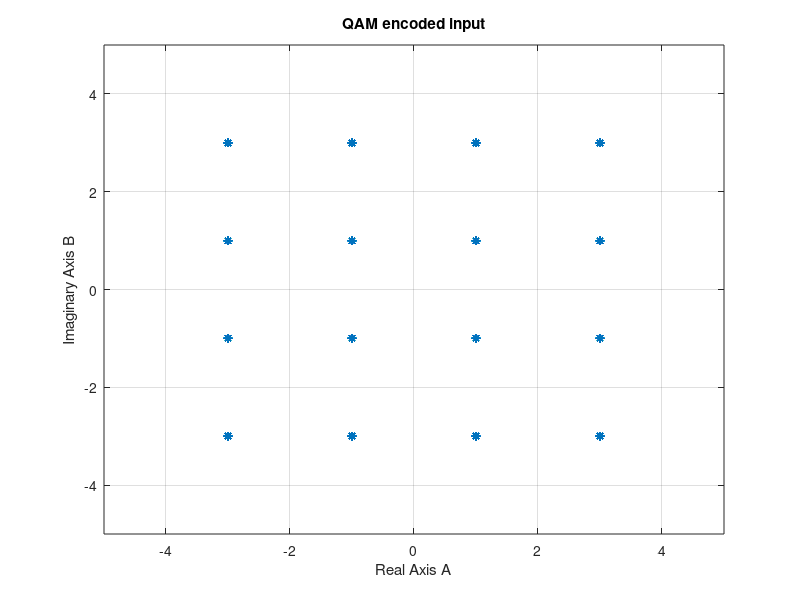
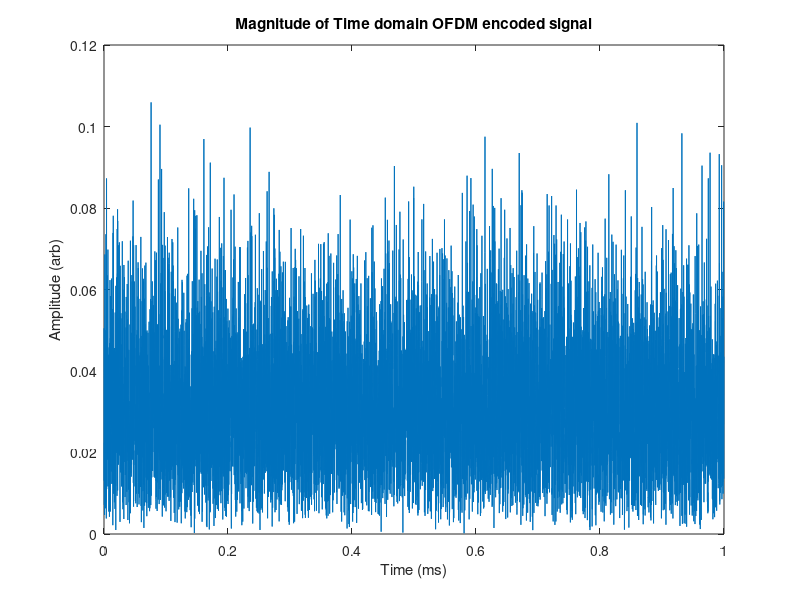

MATLAB code for these plots, in order: (Note: this script raises an error after producing the figures.)
%% Project Script for ECE3141 Friday 12pm D- OFDM 
% Hamish Cranston & Reece Harrison


%% Setup
clc;clear all;close all;


%% Parameters
N = 8096; % [] number of subcarriers
T = 1e-3; % [s] symbol period
M = 16; %[] QAM in use
fs = N/T; %[Hz] sampling frequency
df = 1/T; %[Hz] subcarrier spacing
t = (0:N-1)/fs; %[s] time vector 


%% Generating N random subcarriers (Xn) (our datastream)
% This is simulated QAM-4, so 2 bits and 4 possible symbols. Adjust to
% center. No noise at the moment.

%This will only generate an individual qam signal. Could simulate
%parallelising serial data.

input_data = randi([0 M-1],N,1);

% Encode QAM
qamEncoded = qammod(input_data,M);



figure;
grid on
plot(qamEncoded,'*')
xlim([-5,5]);
ylim([-5,5])
xlabel("Real Axis A");
title("QAM encoded input")
ylabel("Imaginary Axis B")
grid on;

%% Inverse Forward Fourier Transformation (convert to time domain)
signal = ifft(qamEncoded);

% Amplitudes
signalAmplitudes = abs(signal);

%plot the actual signal (could add real+imag parts?)
figure;
plot(t*1e3,signalAmplitudes)
title("Magnitude of Time domain OFDM encoded signal");
xlabel("Time (ms)");
ylabel("Amplitude (arb)");


% Signal Amplitude Histogram
figure;
histogram(signalAmplitudes, 'Normalization', 'pdf');
xlabel('Amplitude');
ylabel('Probability Density');
title('Histogram of Signal Amplitudes');

%% Calculating Peak-to-Average Power Ratio and Performance Statistics
PAPR = 10*log10(max(signalAmplitudes.^2)./mean(signalAmplitudes.^2));

fprintf("Peak-to-Average power ratio found to be %.2f dB\n",PAPR)

fprintf("\nFrequency Domain Performance\n")
fprintf("Subcarrier spacing %.0f Hz\n",df)
fprintf("Total Bandwidth %.2f MHz\n",N*df/1e6);
fprintf("Number of subcarriers %d\n",N)

fprintf("\nTime Domain Performance\n")
fprintf("Symbol duration (1 symbol) %.0f ms\n",T*1e3)
fprintf("Symbol rate (1 symbol) %.0f symbols/s\n",1/T)
fprintf("Max Data Rate without OFDM using %.0f-QAM (send one QAM symbol in one symbol period) %.2f kbps ((QAM) log2(M) * 1/T)\n",M,log2(M)/(T*1e3))
fprintf("Max Data Rate with OFDM using %.0f-QAM %.2f Mbps ((QAM) log2(M) * N/T)\n",M,N*log2(M)/(T*1e6))


%% Add noise to the transmitted signal.

noisy_signal = awgn(signal,60);

%% Forward Fourier Transform recovers Xn (our datastream)
recoveredbitPattern = fft(noisy_signal);

figure()
hold on
plot(recoveredbitPattern,'*')
plot(qamEncoded,'^')
legend("Recovered Pattern","Original Pattern")
title("Recovered Bit Pattern")
xlabel("Real Axis");
ylabel("Imaginary Axis")
grid on;

%This is now a relative tolerance
check=isapprox(qamEncoded,recoveredbitPattern,RelativeTolerance=0.2);
equalcheck = all(check(:)==1);
if equalcheck==1
    fprintf('\nThe original and recovered bit patterns are equal.\n');
else
    fprintf('\nThe original and recovered bit patterns are NOT equal.\n');
end
